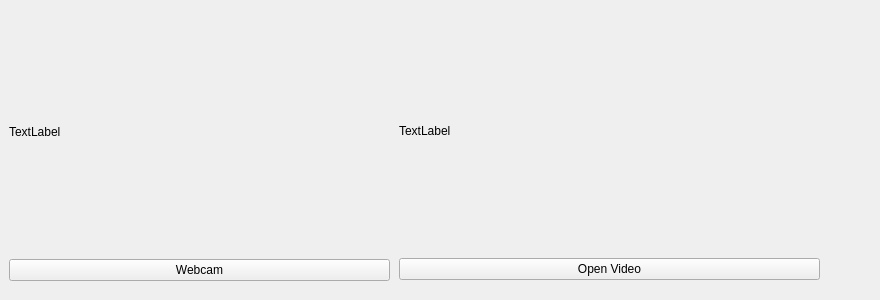
<?xml version="1.0" encoding="UTF-8"?>
<ui version="4.0">
 <class>Form</class>
 <widget class="QWidget" name="Form">
  <property name="geometry">
   <rect>
    <x>0</x>
    <y>0</y>
    <width>880</width>
    <height>300</height>
   </rect>
  </property>
  <property name="windowTitle">
   <string>Video</string>
  </property>
  <widget class="QWidget" name="verticalLayoutWidget">
   <property name="geometry">
    <rect>
     <x>9</x>
     <y>10</y>
     <width>381</width>
     <height>271</height>
    </rect>
   </property>
   <layout class="QVBoxLayout" name="verticalLayout">
    <item>
     <widget class="QLabel" name="label">
      <property name="text">
       <string>TextLabel</string>
      </property>
     </widget>
    </item>
    <item>
     <widget class="QPushButton" name="pushButton_Webcam">
      <property name="text">
       <string>Webcam</string>
      </property>
     </widget>
    </item>
   </layout>
  </widget>
  <widget class="QWidget" name="verticalLayoutWidget_2">
   <property name="geometry">
    <rect>
     <x>399</x>
     <y>9</y>
     <width>421</width>
     <height>271</height>
    </rect>
   </property>
   <layout class="QVBoxLayout" name="verticalLayout_2">
    <item>
     <widget class="QLabel" name="label_2">
      <property name="text">
       <string>TextLabel</string>
      </property>
     </widget>
    </item>
    <item>
     <widget class="QPushButton" name="pushButton_OpenVid">
      <property name="text">
       <string>Open Video</string>
      </property>
     </widget>
    </item>
   </layout>
  </widget>
 </widget>
 <resources/>
 <connections/>
</ui>
